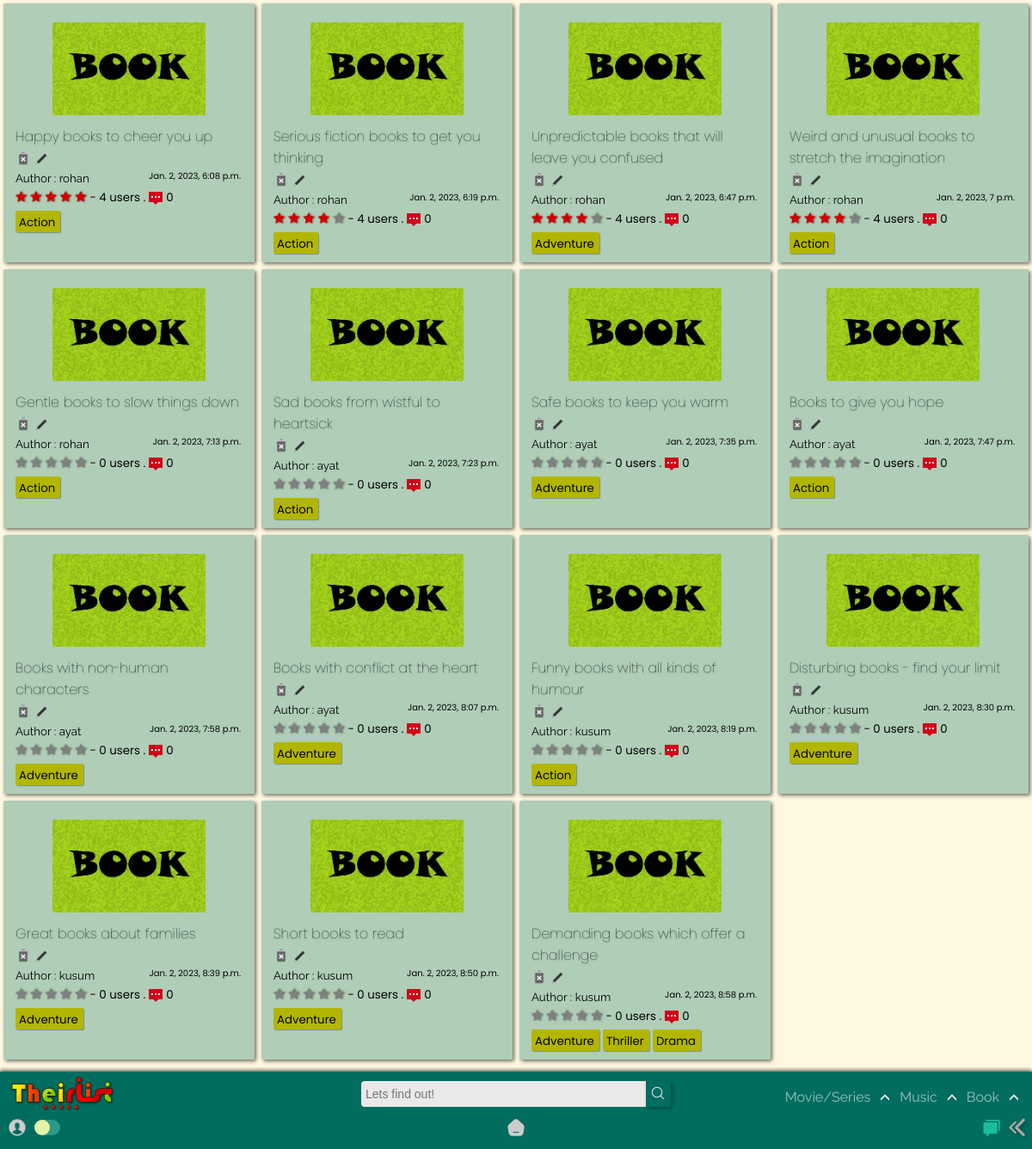
Screenshot of /home/book/ with the database file from the repository.
### app/models.py (models this page shows, shortened)
class BookList(models.Model):
    title = models.CharField(max_length=120)
    creator = models.ForeignKey(User,on_delete=models.SET_NULL,blank=True, null=True)
    genre = models.ManyToManyField('BookGenre',blank=True)
    posted = models.DateTimeField(auto_now_add=True)
    content = RichTextField(null=True,default=' ')
    type = models.CharField(max_length=10,default="book")
    spoiler_choices = [(False, 'No'),(True, 'Yes')]
    spoiler = models.BooleanField(default=False,null=True, choices = spoiler_choices)
    slug = models.SlugField(max_length= 300,null=True, blank = True, unique=True)
    def average_rating(self) -> float:
        return BookStarr.objects.filter(list=self).aggregate(Avg("rate"))["rate__avg"] or 0
    def count_rating(self):
        return BookStarr.objects.filter(list=self).count()
    def count_comments(self):
        return BookReview.objects.filter(BookList=self).count()

class BookGenre(models.Model):
    name = models.CharField(max_length=150)
    def __str__(self):
        return self.name

### app/views.py (the view)
# urls.py: path('book/',views.book, name='book'),
def book(request,query=None):
    if not query:
        qs = BookList.objects.all()
    else:
        qs = BookList.objects.filter(genre__name__icontains=query)
    return render(request, 'app/book.html', {'query': qs, 'result' : query} )

### templates/app/book.html (shortened to what this page needs)
{% extends "index.html" %}
{% load static %}
{% block content %}
<section>
    <div class="contain-sec" id="contain-sec4">
      {% for film in query %}
      <div class="elements">
        <div class="thumb">
          <img src="{% static 'app/images/book-poster.jpg' %}" width="100px" />
        </div>
        <div class="Title">
          <a href="{% url 'app:booklist_detail' film.slug %}"><h4 class="tit"  id="tit">{{film.title}}</h4></a>
          {% if user.id == film.creator.id %}
          <a href="{% url 'app:delete_book' film.slug %}"><img src ="{% static 'app/images/delete.png' %}"></a>
          <a href="{% url 'app:update_booklist' film.slug %}"><img src ="{% static 'app/images/edit.png' %}"></a>
          {% else %}
          <img src ="{% static 'app/images/delete-dis.png' %}">
          <img src ="{% static 'app/images/edit-dis.png' %}">
          {% endif %}
        </div>
        <div class="Author">
          <small>Author : {{film.creator.username}}<span>{{film.posted}}</span></small>
        </div>
        <div class="rating">
          <span class="star-headline">
            <span class="fa fa-star {% if film.average_rating > 0 %} checked {% endif %}"></span>
            <span class="fa fa-star {% if film.average_rating > 1 %} checked {% endif %}"></span>
            <span class="fa fa-star {% if film.average_rating > 2 %} checked {% endif %}"></span>
            <span class="fa fa-star {% if film.average_rating > 3 %} checked {% endif %}" ></span>
            <span class="fa fa-star {% if film.average_rating > 4 %} checked {% endif %}"></span>
          </span>
          <small> - {{film.count_rating}} users .<img class="comments_count" src="{% static 'app/images/comments.png' %}">{{film.count_comments}}</small>
        </div>
          {% for tag in film.genre.all %}
          <div class="Genre">
            <a href="{% url 'app:book' query=tag %}">
              <small>{{ tag }}</small>
            </a>
          </div>
            {% empty %}
            No tags!
          {% endfor %}
      </div>
      {% endfor %}
    </div>
  </section>
{% endblock content %}

### static/app/css/desk.css (style rules this page uses)
:root { --rd: #D10000; --white: rgb(233, 233, 233); --rd2: #9DAAF2; --dark: #1d1d1d; --teal: rgb(0, 109, 94); }
* { -webkit-tap-highlight-color: transparent; margin: 0; padding: 0; box-sizing: border-box; }
body { -webkit-tap-highlight-color: transparent; background-color: #fff5d1ab; text-decoration: none; height: 100vh; display: flex; flex-direction: column; font-family: 'Raleway', sans-serif; }
.Title img { height: 18px!important; }
.Genre small { padding: 0 0; margin-right: 2px; }
.fa { color: grey; filter: drop-shadow(1px 0px 1px rgba(0, 0, 0, 0.493)); }
.star-headline .checked { color: #D10000; }
.star-headline span { font-size: 14px; }
.comments_count { height: 16px; margin-bottom: -4px; margin-left: 4px; margin-right: 4px; }

### staticfiles/app/css/content_css.css (style rules this page uses)
section { position: relative; z-index: 0; }
.contain-sec { padding-top: 0px; display: grid; width: 100%; color: black; grid-template-rows: repeat(auto-fit, minmax(100px, 1fr)); grid-template-columns: repeat(auto-fit, minmax(250px, 1fr)); position: relative; margin-bottom: 100px; }
.elements { padding: 10px 14px; width: auto; cursor: pointer; background-color: rgba(0, 109, 94, 0.315); margin: 4px; border-radius: 2px; position: relative; box-shadow: 2px 2px 4px #00000090; transition: all 250ms ease-in-out; }
.thumb { display: grid; justify-content: center; }
.thumb img { height: 108px; width: auto; border-radius: 2px; margin: 12px; }
.tit { font-family: Poppins; font-size: 1em; font-weight: lighter; transition: all 250ms ease-in-out; margin-bottom: 4px; text-shadow: 0px 1px 2px #0000005b; }
.Author span { position: absolute; margin-right: 16px; right: 0; cursor: pointer; font-size: 10px; font-family: 'Poppins', sans-serif; }
.rating { font-family: 'Poppins', sans-serif; }
.Genre { margin: 0px 0px; margin-top: 4px; padding: 0px 4px; border-radius: 2px; background-color: rgb(179, 182, 0); color: rgb(0, 0, 0); width: max-content; cursor: pointer; display: inline-block; box-shadow: 1px 1px 1px #0000004b; font-family: 'Poppins', sans-serif; transition: all 350ms ease-in-out; }

### templates/app/book.html (style rules this page uses)
.Title img { height: 14px; }

### rows the page displays
BookList: title "Happy books to cheer you up", creator.username "rohan", posted "Jan. 2, 2023, 6:08 p.m.", count_rating "4", count_comments "0"
BookGenre: name "Action"
BookList: title "Serious fiction books to get you thinking", creator.username "rohan", posted "Jan. 2, 2023, 6:19 p.m.", count_rating "4", count_comments "0"
BookList: title "Unpredictable books that will leave you confused", creator.username "rohan", posted "Jan. 2, 2023, 6:47 p.m.", count_rating "4", count_comments "0"
BookGenre: name "Adventure"
BookList: title "Weird and unusual books to stretch the imagination", creator.username "rohan", posted "Jan. 2, 2023, 7 p.m.", count_rating "4", count_comments "0"
BookList: title "Gentle books to slow things down", creator.username "rohan", posted "Jan. 2, 2023, 7:13 p.m.", count_rating "0", count_comments "0"
BookList: title "Sad books from wistful to heartsick", creator.username "ayat", posted "Jan. 2, 2023, 7:23 p.m.", count_rating "0", count_comments "0"
BookList: title "Safe books to keep you warm", creator.username "ayat", posted "Jan. 2, 2023, 7:35 p.m.", count_rating "0", count_comments "0"
BookList: title "Books to give you hope", creator.username "ayat", posted "Jan. 2, 2023, 7:47 p.m.", count_rating "0", count_comments "0"
BookList: title "Books with non-human characters", creator.username "ayat", posted "Jan. 2, 2023, 7:58 p.m.", count_rating "0", count_comments "0"
BookList: title "Books with conflict at the heart", creator.username "ayat", posted "Jan. 2, 2023, 8:07 p.m.", count_rating "0", count_comments "0"
BookList: title "Funny books with all kinds of humour", creator.username "kusum", posted "Jan. 2, 2023, 8:19 p.m.", count_rating "0", count_comments "0"
BookList: title "Disturbing books - find your limit", creator.username "kusum", posted "Jan. 2, 2023, 8:30 p.m.", count_rating "0", count_comments "0"
BookList: title "Great books about families", creator.username "kusum", posted "Jan. 2, 2023, 8:39 p.m.", count_rating "0", count_comments "0"
BookList: title "Short books to read", creator.username "kusum", posted "Jan. 2, 2023, 8:50 p.m.", count_rating "0", count_comments "0"
BookList: title "Demanding books which offer a challenge", creator.username "kusum", posted "Jan. 2, 2023, 8:58 p.m.", count_rating "0", count_comments "0"
BookGenre: name "Thriller"
BookGenre: name "Drama"
